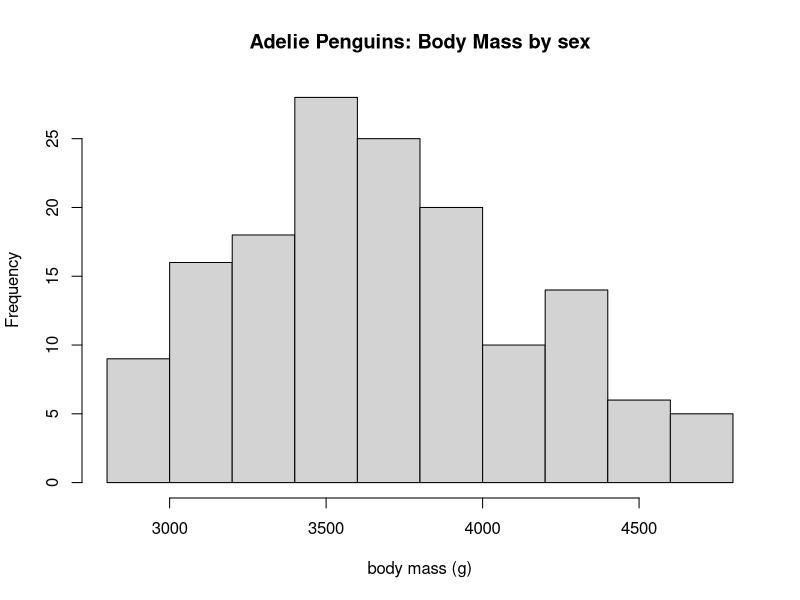
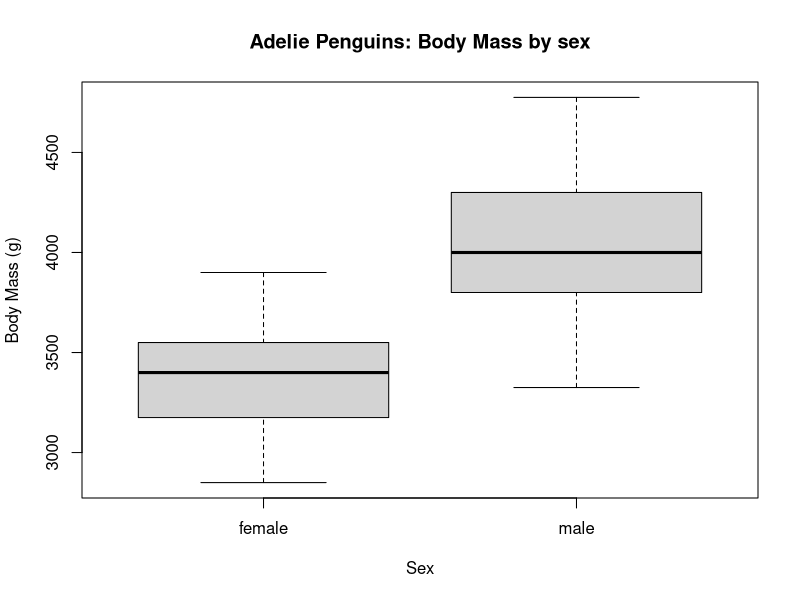

These charts were generated, in order, by the following R code:
## ---- chunk 1
require(palmerpenguins)
dat_ade = droplevels(subset(penguins, species == "Adelie"))
hist(dat_ade$body_mass_g, main = "Adelie Penguins: Body Mass by sex", xlab = "body mass (g)")

boxplot(dat_ade$body_mass_g ~ dat_ade$sex, main = "Adelie Penguins: Body Mass by sex", xlab = "Sex", ylab = "Body Mass (g)")

dat_ade_f <- droplevels(subset(dat_ade, sex == "female"))

dat_ade_m <- droplevels(subset(dat_ade, sex == "male"))
## ---- chunk 2

t.test(dat_ade_f$body_mass_g, data = dat_ade_f, alternative = "less")
## ---- chunk 3
t.test(dat_ade_m$body_mass_g, y= NULL, data = dat_ade_m, mu = 4000, alternative = "greater")
## ---- chunk 4
t.test(dat_ade_f$body_mass_g, dat_ade_m$body_mass_g, alternative = "greater")
## ---- chunk 5
t.test(dat_ade_f$body_mass_g, dat_ade_m$body_mass_g, alternative = "less")
